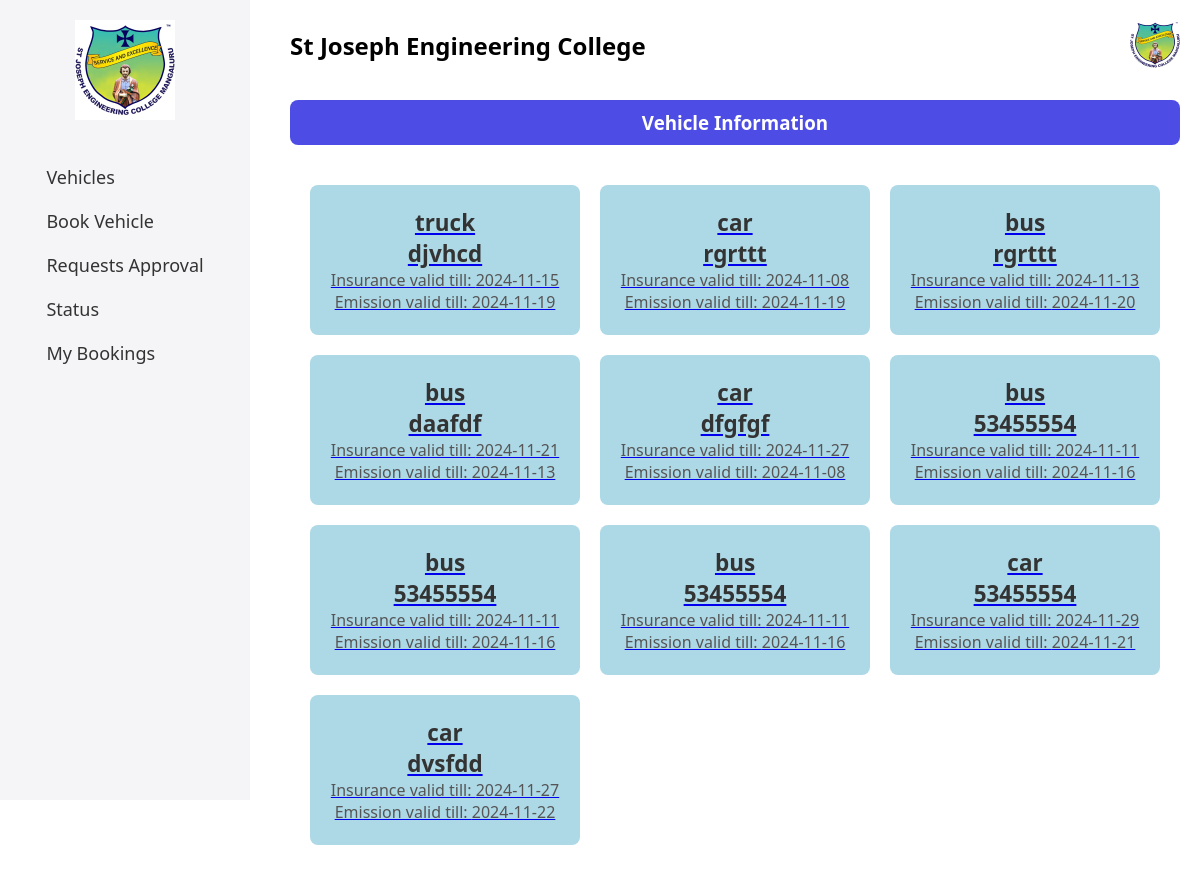
/user_a_dir/a_dir_home.php, run on the app's committed database.
### tables this page shows
CREATE TABLE `add_vehicle` (
  `v_id` int(50) NOT NULL,
  `vehicle_type` varchar(200) NOT NULL,
  `v_reg_no` varchar(200) NOT NULL,
  `v_insurance_no` varchar(200) NOT NULL,
  `v_insurance_valid` date NOT NULL,
  `v_emission_valid` date NOT NULL
);

### user_a_dir/a_dir_home.php (the view, shortened to what this page needs)
<?php
include('../db.php');
$sql = "SELECT * FROM add_vehicle";
$result = $conn->query($sql);
?>
    <?php include('../header.php'); ?>
        <section class="board">
            <div class="board-header">
                <h3>Vehicle Information</h3>
            </div>
            <div class="grid-container">
                <?php if ($result->num_rows > 0): ?>
                    <?php while ($row = $result->fetch_assoc()): ?>
                        <a href="../admin/vehicle_detail.php?v_id=<?= htmlspecialchars($row['v_id']) ?>">
                            <div class="grid-item">
                                <h3><?= htmlspecialchars($row['vehicle_type']) ?></h3>
                                <h3><?= htmlspecialchars($row['v_reg_no']) ?></h3>
                                <p>Insurance valid till: <?= htmlspecialchars($row['v_insurance_valid']) ?></p>
                                <p>Emission valid till: <?= htmlspecialchars($row['v_emission_valid']) ?></p>
                            </div>
                        </a>
                    <?php endwhile; ?>
                <?php else: ?>
                    <p>No records found.</p>
                <?php endif; ?>
            </div>
        </section>
    </main>
</body>
</html>

### styles/style.css (style rules this page uses)
* { margin: 0; padding: 0; box-sizing: border-box; font-family: 'Segoe UI', Tahoma, Geneva, Verdana, sans-serif; }
.board { margin-top: 30px; }
.board-header { text-align: center; margin-bottom: 20px; padding: 10px; background-color: #4d4de6; color: white; border-radius: 8px; }
.grid-container { display: grid; grid-template-columns: repeat(auto-fill, minmax(200px, 1fr)); gap: 20px; padding: 20px; }
.grid-item { background-color: #add8e6; color: #333; display: flex; flex-direction: column; justify-content: center; align-items: center; height: 150px; padding: 10px; border-radius: 8px; text-align: center; font-size: 1.2rem; transition: background-color 0.3s ease, transform 0.3s ease; cursor: pointer; }
.grid-item p { font-size: 1rem; color: #555; }

### data on the page
add_vehicle: vehicle_type "truck", v_reg_no "djvhcd", v_insurance_valid "2024-11-15", v_emission_valid "2024-11-19"
add_vehicle: vehicle_type "car", v_reg_no "rgrttt", v_insurance_valid "2024-11-08", v_emission_valid "2024-11-19"
add_vehicle: vehicle_type "bus", v_reg_no "rgrttt", v_insurance_valid "2024-11-13", v_emission_valid "2024-11-20"
add_vehicle: vehicle_type "bus", v_reg_no "daafdf", v_insurance_valid "2024-11-21", v_emission_valid "2024-11-13"
add_vehicle: vehicle_type "car", v_reg_no "dfgfgf", v_insurance_valid "2024-11-27", v_emission_valid "2024-11-08"
add_vehicle: vehicle_type "bus", v_reg_no "53455554", v_insurance_valid "2024-11-11", v_emission_valid "2024-11-16"
add_vehicle: vehicle_type "bus", v_reg_no "53455554", v_insurance_valid "2024-11-11", v_emission_valid "2024-11-16"
add_vehicle: vehicle_type "bus", v_reg_no "53455554", v_insurance_valid "2024-11-11", v_emission_valid "2024-11-16"
add_vehicle: vehicle_type "car", v_reg_no "53455554", v_insurance_valid "2024-11-29", v_emission_valid "2024-11-21"
add_vehicle: vehicle_type "car", v_reg_no "dvsfdd", v_insurance_valid "2024-11-27", v_emission_valid "2024-11-22"
